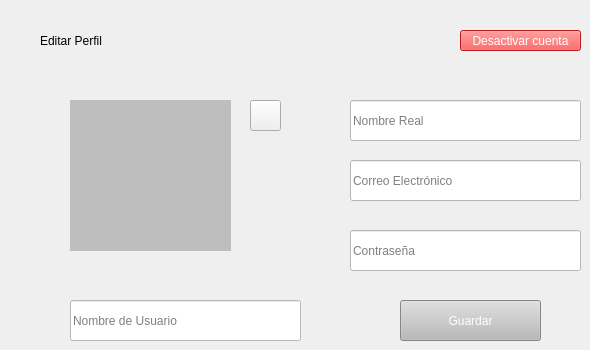
          <widget class="QWidget" name="page_3">
           <widget class="QLabel" name="label_10">
            <property name="geometry">
             <rect>
              <x>40</x>
              <y>30</y>
              <width>231</width>
              <height>21</height>
             </rect>
            </property>
            <property name="text">
             <string>Editar Perfil</string>
            </property>
           </widget>
           <widget class="QLineEdit" name="lineEdit_3">
            <property name="geometry">
             <rect>
              <x>70</x>
              <y>300</y>
              <width>231</width>
              <height>41</height>
             </rect>
            </property>
            <property name="styleSheet">
             <string notr="true">background-color: rgb(255, 255, 255);</string>
            </property>
            <property name="text">
             <string/>
            </property>
            <property name="placeholderText">
             <string>Nombre de Usuario</string>
            </property>
           </widget>
           <widget class="QLineEdit" name="lineEdit_4">
            <property name="geometry">
             <rect>
              <x>350</x>
              <y>100</y>
              <width>231</width>
              <height>41</height>
             </rect>
            </property>
            <property name="styleSheet">
             <string notr="true">background-color: rgb(255, 255, 255);</string>
            </property>
            <property name="text">
             <string/>
            </property>
            <property name="placeholderText">
             <string>Nombre Real</string>
            </property>
           </widget>
           <widget class="QLineEdit" name="lineEdit_5">
            <property name="geometry">
             <rect>
              <x>350</x>
              <y>160</y>
              <width>231</width>
              <height>41</height>
             </rect>
            </property>
            <property name="styleSheet">
             <string notr="true">background-color: rgb(255, 255, 255);</string>
            </property>
            <property name="text">
             <string/>
            </property>
            <property name="placeholderText">
             <string>Correo Electrónico</string>
            </property>
           </widget>
           <widget class="QLineEdit" name="lineEdit_6">
            <property name="geometry">
             <rect>
              <x>350</x>
              <y>230</y>
              <width>231</width>
              <height>41</height>
             </rect>
            </property>
            <property name="styleSheet">
             <string notr="true">background-color: rgb(255, 255, 255);</string>
            </property>
            <property name="text">
             <string/>
            </property>
            <property name="placeholderText">
             <string>Contraseña</string>
            </property>
           </widget>
           <widget class="QLabel" name="label_11">
            <property name="geometry">
             <rect>
              <x>70</x>
              <y>100</y>
              <width>161</width>
              <height>151</height>
             </rect>
            </property>
            <property name="autoFillBackground">
             <bool>false</bool>
            </property>
            <property name="styleSheet">
             <string notr="true">background-color: rgb(190, 190, 190);</string>
            </property>
            <property name="text">
             <string/>
            </property>
            <property name="scaledContents">
             <bool>true</bool>
            </property>
           </widget>
           <widget class="QToolButton" name="toolButton_upload_2">
            <property name="geometry">
             <rect>
              <x>250</x>
              <y>100</y>
              <width>31</width>
              <height>31</height>
             </rect>
            </property>
            <property name="text">
             <string/>
            </property>
           </widget>
           <widget class="QToolButton" name="toolButton_upload_4">
            <property name="geometry">
             <rect>
              <x>400</x>
              <y>300</y>
              <width>141</width>
              <height>41</height>
             </rect>
            </property>
            <property name="styleSheet">
             <string notr="true">color: rgb(255, 255, 255);
background-color: rgb(186, 186, 186);</string>
            </property>
            <property name="text">
             <string>Guardar</string>
            </property>
           </widget>
           <widget class="QToolButton" name="toolButton_upload_5">
            <property name="geometry">
             <rect>
              <x>460</x>
              <y>30</y>
              <width>121</width>
              <height>21</height>
             </rect>
            </property>
            <property name="styleSheet">
             <string notr="true">color: rgb(255, 255, 255);
background-color: rgb(255, 42, 42);</string>
            </property>
            <property name="text">
             <string>Desactivar cuenta</string>
            </property>
           </widget>
          </widget>
